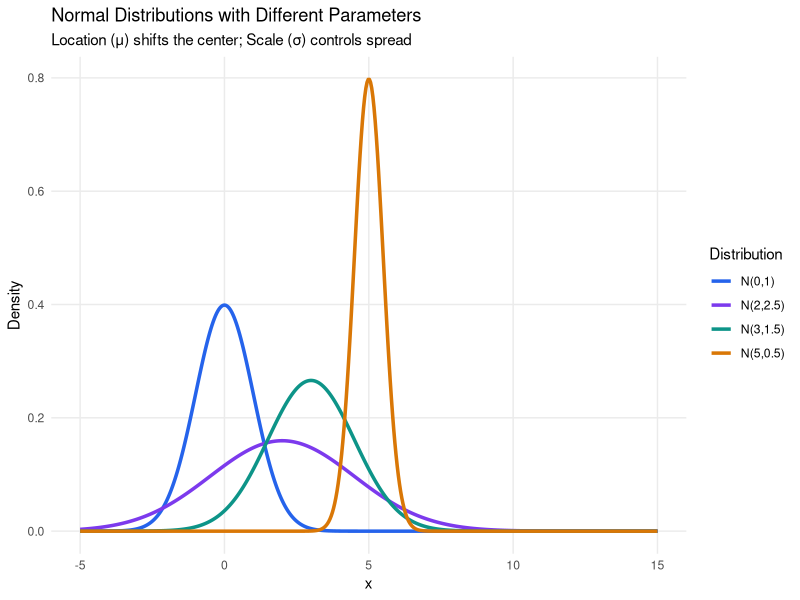
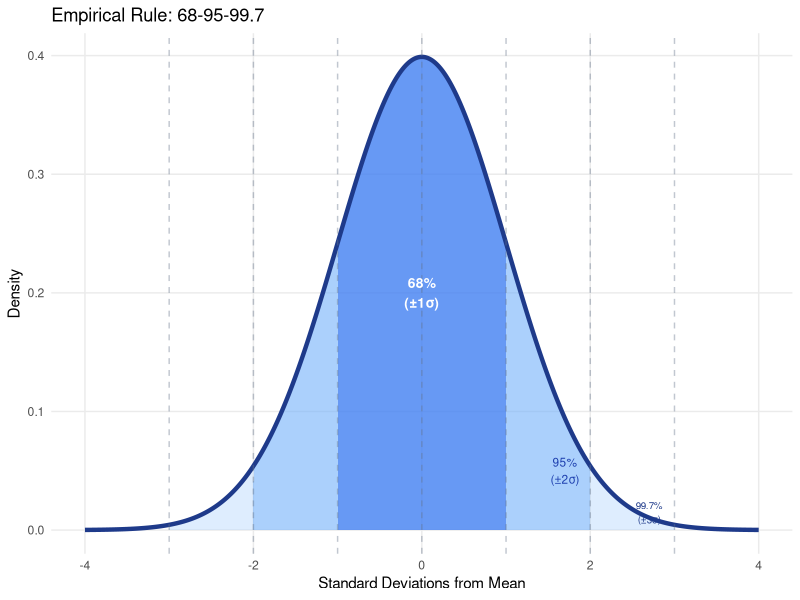
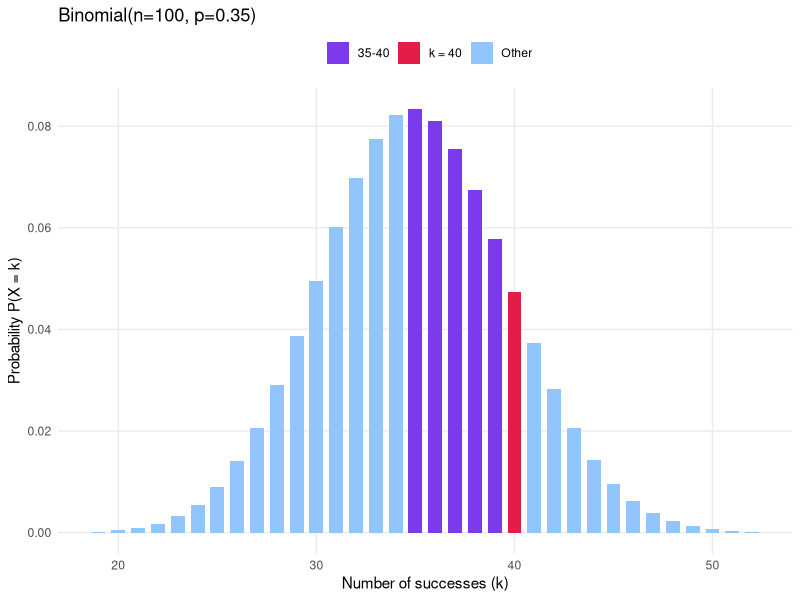
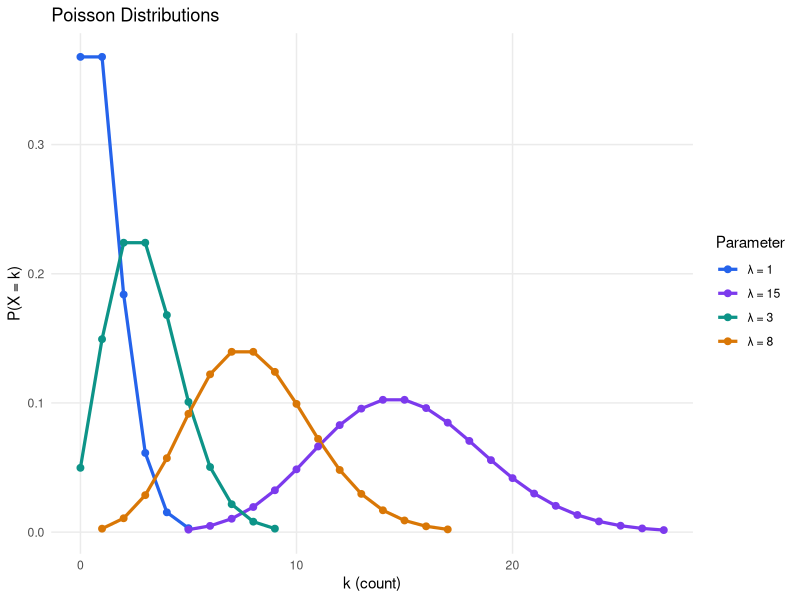
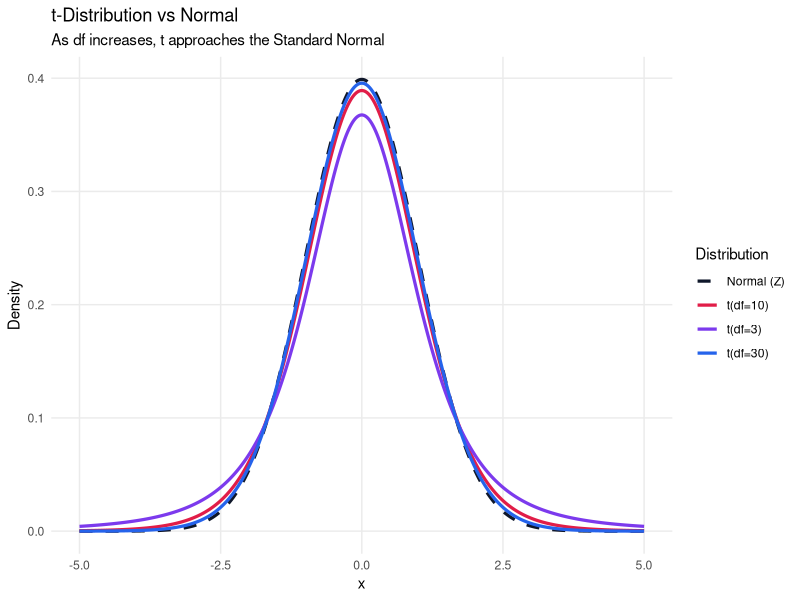

Here is the R script that generated these plots, in order:
## ---- chunk 1
#| message: false
library(tidyverse)
library(knitr)
## ---- chunk 2
#| fig-height: 5

# Compare Normal distributions with different parameters
x_vals <- seq(-5, 15, length.out = 500)

normal_df <- bind_rows(
  data.frame(x=x_vals, density=dnorm(x_vals, mean=0, sd=1),   label="N(0,1)"),
  data.frame(x=x_vals, density=dnorm(x_vals, mean=3, sd=1.5), label="N(3,1.5)"),
  data.frame(x=x_vals, density=dnorm(x_vals, mean=5, sd=0.5), label="N(5,0.5)"),
  data.frame(x=x_vals, density=dnorm(x_vals, mean=2, sd=2.5), label="N(2,2.5)")
)

ggplot(normal_df, aes(x=x, y=density, color=label)) +
  geom_line(linewidth=1.2) +
  scale_color_manual(values=c("#2563eb","#7c3aed","#0d9488","#d97706")) +
  labs(title="Normal Distributions with Different Parameters",
       subtitle="Location (μ) shifts the center; Scale (σ) controls spread",
       x="x", y="Density", color="Distribution") +
  theme_minimal(base_size=11) +
  theme(legend.position="right", panel.grid.minor=element_blank())
## ---- chunk 3
#| fig-height: 4

x <- seq(-4, 4, length.out=1000)
df_norm <- data.frame(x=x, y=dnorm(x))

ggplot(df_norm, aes(x,y)) +
  geom_area(data=filter(df_norm, x >= -3 & x <= 3), fill="#93c5fd", alpha=0.3) +
  geom_area(data=filter(df_norm, x >= -2 & x <= 2), fill="#60a5fa", alpha=0.4) +
  geom_area(data=filter(df_norm, x >= -1 & x <= 1), fill="#2563eb", alpha=0.5) +
  geom_line(linewidth=1.5, color="#1e3a8a") +
  geom_vline(xintercept=c(-3,-2,-1,0,1,2,3), linetype="dashed", 
             alpha=0.4, color="#64748b") +
  annotate("text", x=0, y=0.2, label="68%\n(±1σ)", size=3.5, fontface="bold", color="white") +
  annotate("text", x=1.7, y=0.05, label="95%\n(±2σ)", size=3, color="#1e40af") +
  annotate("text", x=2.7, y=0.015, label="99.7%\n(±3σ)", size=2.5, color="#1e3a8a") +
  labs(title="Empirical Rule: 68-95-99.7",
       x="Standard Deviations from Mean", y="Density") +
  theme_minimal(base_size=11) +
  theme(panel.grid.minor=element_blank())
## ---- chunk 4
# Probability calculations
cat("P(Z ≤ 1.96)  =", round(pnorm(1.96), 4), "\n")
cat("P(-1.96 ≤ Z ≤ 1.96) =", round(pnorm(1.96) - pnorm(-1.96), 4), "\n")
cat("P(Z > 2.33)  =", round(1 - pnorm(2.33), 4), "\n")
cat("95th percentile (z):", round(qnorm(0.95), 4), "\n")
cat("99th percentile (z):", round(qnorm(0.99), 4), "\n")
## ---- chunk 5
#| fig-height: 4

n_trials <- 100
p_success <- 0.35

binom_df <- data.frame(
  k = 0:n_trials,
  prob = dbinom(0:n_trials, n_trials, p_success)
) |> filter(prob > 0.0001)

# Highlight specific outcomes
binom_df <- binom_df |>
  mutate(highlight = case_when(
    k == 40 ~ "k = 40",
    k >= 35 & k <= 40 ~ "35-40",
    TRUE ~ "Other"
  ))

ggplot(binom_df, aes(x=k, y=prob, fill=highlight)) +
  geom_col(width=0.7) +
  scale_fill_manual(values=c("k = 40"="#e11d48","35-40"="#7c3aed","Other"="#93c5fd"),
                    name="") +
  labs(title=paste0("Binomial(n=", n_trials, ", p=", p_success, ")"),
       x="Number of successes (k)", y="Probability P(X = k)") +
  theme_minimal(base_size=11) +
  theme(legend.position="top", panel.grid.minor=element_blank())

cat("P(X = 40) =", round(dbinom(40, 100, 0.35), 4))
cat("\nP(X ≥ 40) =", round(1 - pbinom(39, 100, 0.35), 4))
cat("\nExpected value E(X) = np =", 100*0.35)
cat("\nSD(X) = √(np(1-p)) =", round(sqrt(100*0.35*0.65), 3))
## ---- chunk 6
#| fig-height: 4

lambdas <- c(1, 3, 8, 15)
pois_df <- expand.grid(
  k = 0:30,
  lambda = lambdas
) |>
  mutate(
    prob  = dpois(k, lambda),
    label = paste0("λ = ", lambda)
  ) |> filter(prob > 0.001)

ggplot(pois_df, aes(x=k, y=prob, color=label)) +
  geom_line(linewidth=1.1) +
  geom_point(size=2) +
  scale_color_manual(values=c("#2563eb","#7c3aed","#0d9488","#d97706")) +
  labs(title="Poisson Distributions",
       x="k (count)", y="P(X = k)", color="Parameter") +
  theme_minimal(base_size=11) +
  theme(legend.position="right", panel.grid.minor=element_blank())
## ---- chunk 7
#| fig-height: 4

x <- seq(-5, 5, length.out=500)
t_df <- bind_rows(
  data.frame(x=x, y=dnorm(x), dist="Normal (Z)"),
  data.frame(x=x, y=dt(x, df=3),  dist="t(df=3)"),
  data.frame(x=x, y=dt(x, df=10), dist="t(df=10)"),
  data.frame(x=x, y=dt(x, df=30), dist="t(df=30)")
)

ggplot(t_df, aes(x, y, color=dist, linetype=dist)) +
  geom_line(linewidth=1.1) +
  scale_color_manual(values=c("#0f172a","#e11d48","#7c3aed","#2563eb")) +
  scale_linetype_manual(values=c("dashed","solid","solid","solid")) +
  labs(title="t-Distribution vs Normal",
       subtitle="As df increases, t approaches the Standard Normal",
       x="x", y="Density", color="Distribution", linetype="Distribution") +
  theme_minimal(base_size=11) +
  theme(legend.position="right", panel.grid.minor=element_blank())
## ---- chunk 8
# Critical values
cat("t-critical values (two-tailed, α=0.05):\n")
for (df in c(5, 10, 20, 30, 60, 120)) {
  cat(sprintf("  df=%3d: t = %.4f\n", df, qt(0.975, df)))
}
cat(sprintf("  Normal: z = %.4f\n", qnorm(0.975)))
